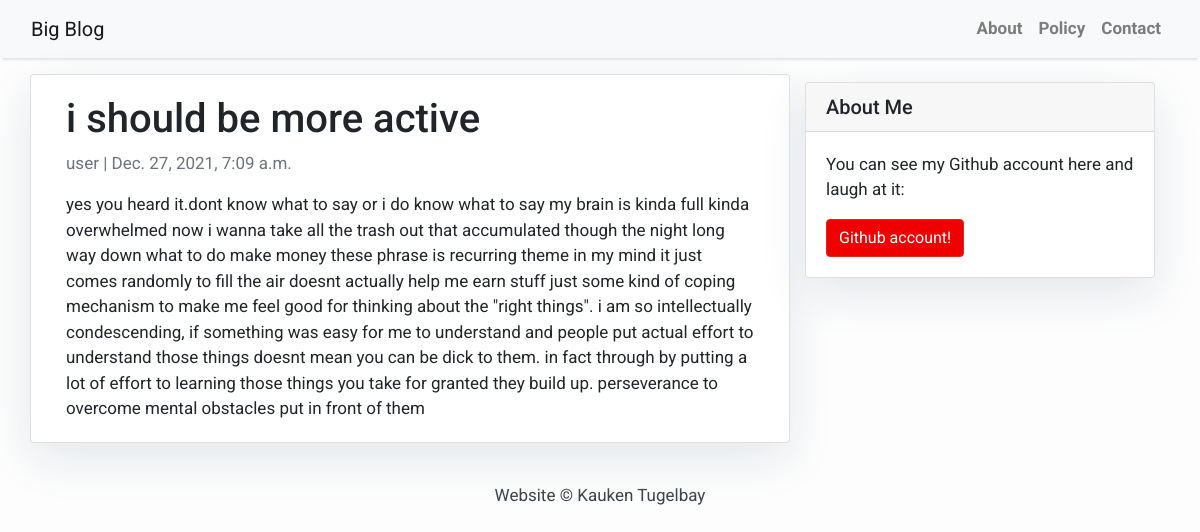
The page /active-life/ on the database its author committed.
### blog/models.py (models this page shows, shortened)
class Post(models.Model):
    title = models.CharField(max_length=200, unique=True)
    slug = models.SlugField(max_length=200, unique=True)
    author = models.ForeignKey(User, on_delete= models.CASCADE,related_name='blog_posts')
    updated_on = models.DateTimeField(auto_now= True)
    content = models.TextField()
    created_on = models.DateTimeField(auto_now_add=True)
    status = models.IntegerField(choices=STATUS, default=0)
    class Meta:
        ordering = ['-created_on']

### blog/views.py (the view)
# urls.py: path('<slug:slug>/', views.PostDetail.as_view(), name='post_detail'),
class PostDetail(generic.DetailView):
    model = Post
    template_name = 'post_detail.html'

### blog/templates/post_detail.html
{% extends 'base.html' %} {% block content %}
<div class="container">
  <div class="row">
    <div class="col-md-8 card mb-4  mt-3 left  top">
      <div class="card-body">
        <h1>{% block title %} {{ object.title }} {% endblock title %}</h1>
        <p class=" text-muted">{{ post.author }} | {{ post.created_on }}</p>
        <p class="card-text ">{{ object.content | safe }}</p>
      </div>
    </div>
    {% block sidebar %} {% include 'sidebar.html' %} {% endblock sidebar %}
  </div>
</div>
{% endblock content %}

### blog/templates/base.html (style rules this page uses)
body { font-family: "Roboto", sans-serif; font-size: 17px; background-color: #fdfdfd; }

### blog/templates/sidebar.html (style rules this page uses)
.card { box-shadow: 0 16px 48px #E3E7EB; }

### rows shown on the page
Post: title "i should be more active", author "user", created_on "Dec. 27, 2021, 7:09 a.m.", content "yes you heard it.dont know what to say or i do know what to say my brain is kinda full kinda overwhelmed now i wanna take all the trash out that accumulated though the night long way down what to do make money these phrase is recurring theme in my mind it just comes randomly to fill the air doesnt actually help me earn stuff just some kind of coping mechanism to make me feel good for thinking about the \"right things\". i am so intellectually condescending, if something was easy for me to understand and people put actual effort to understand those things doesnt mean you can be dick to them. in fact through by putting a lot of effort to learning those things you take for granted they build up.…"
